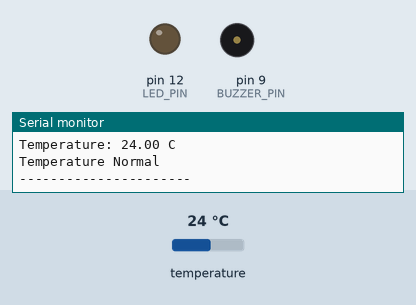
Bench run of a sketch on a simulated Arduino Uno, built with avr-gcc and run on an emulated ATmega328P. On the bench: output pins drawn as LEDs (lit = HIGH), buzzer (waves = sounding), the last lines printed to the serial monitor. The inputs (shaded band) are chosen by the test bench; at power-on: temperature 24 °C.

Above: at 3.3 s.
3.4 s: temperature set to 34.3 °C
5.9 s: temperature set to 35.8 °C
At 7.3 s:
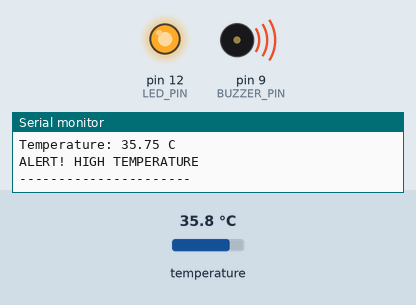
8.4 s: temperature set to 12 °C
At 10.1 s:
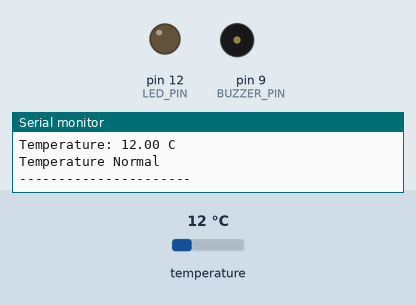
11.1 s: temperature set to 41 °C
At 12.7 s:
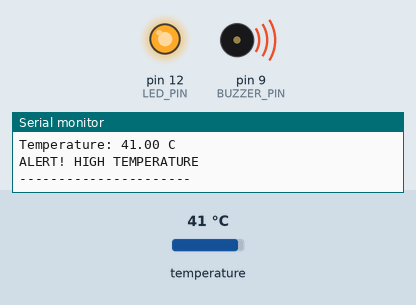
Timing chart, 0 to 14.2 s (numbered marks = the images above; inputs shaded):
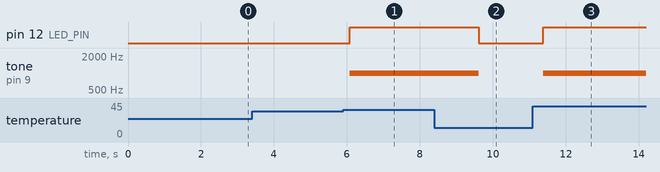

Measured:
- the behaviour switches between 35 and 35.1 °C on temperature (found by bisection; images 0 and 1)
- after the input at 5.9 s, pin 12 (LED_PIN): LOW → HIGH after 0.18 s; tone on pin 9 (BUZZER_PIN): silent → 1000 Hz after 0.18 s
- after the input at 8.4 s, pin 12 (LED_PIN): HIGH → LOW after 1.2 s; tone on pin 9 (BUZZER_PIN): 1000 Hz → silent after 1.2 s
- after the input at 11.1 s, pin 12 (LED_PIN): LOW → HIGH after 0.28 s; tone on pin 9 (BUZZER_PIN): silent → 1000 Hz after 0.28 s

The sketch:

Smart_Temperature_Monitor.ino
```cpp
#include <OneWire.h>
#include <DallasTemperature.h>

#define ONE_WIRE_BUS 2
#define LED_PIN 12
#define BUZZER_PIN 9

const float THRESHOLD = 35.0;

OneWire oneWire(ONE_WIRE_BUS);
DallasTemperature sensors(&oneWire);

void setup() {
  Serial.begin(9600);

  pinMode(LED_PIN, OUTPUT);
  pinMode(BUZZER_PIN, OUTPUT);

  digitalWrite(LED_PIN, LOW);
  noTone(BUZZER_PIN);

  sensors.begin();

  Serial.println("Smart Temperature Monitor");
}

void loop() {

  sensors.requestTemperatures();
  float temp = sensors.getTempCByIndex(0);

  if (temp == DEVICE_DISCONNECTED_C) {
    Serial.println("DS18B20 not detected!");
    digitalWrite(LED_PIN, LOW);
    noTone(BUZZER_PIN);
    delay(1000);
    return;
  }

  Serial.print("Temperature: ");
  Serial.print(temp, 2);
  Serial.println(" C");

  if (temp > THRESHOLD) {
    digitalWrite(LED_PIN, HIGH);
    tone(BUZZER_PIN, 1000);   // 1000 Hz beep

    Serial.println("ALERT! HIGH TEMPERATURE");
  }
  else {
    digitalWrite(LED_PIN, LOW);
    noTone(BUZZER_PIN);

    Serial.println("Temperature Normal");
  }

  Serial.println("----------------------");

  delay(1000);
}
```
